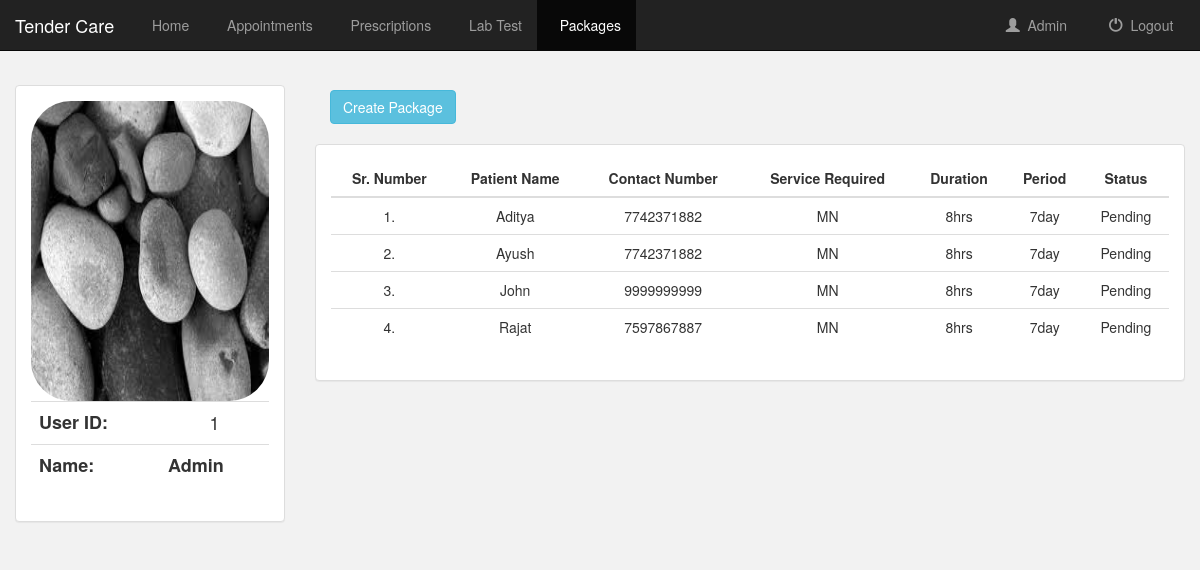
Page /package/ (signed in) on the committed database.
### service/models.py (models this page shows, shortened)
class UserProfile(models.Model):
	GENDER_CHOICES = (
		('M', 'Male'),
		('F', 'Female'),
	)
	user = models.OneToOneField(User)
	gender =models.CharField(max_length=10, choices=GENDER_CHOICES, default = 'M')
	profile_photo = models.ImageField()
	contact_number = models.IntegerField()
	age = models.PositiveIntegerField()
	address = models.CharField(max_length=1000)

class PackageData(models.Model):
	user = models.ForeignKey(User, default=1)
	servicetype_choice = (
		('MN', 'Male Nurse'),
		('FN', 'Female Nurse'),
		('BS', 'Babysitter'),
		('PS', 'Physiotherapist'),
		)
	duration_choice = (
		('8hrs', '8hrs/day'),
		('12hrs', '12hrs/day'),
		('16hrs', '16hrs/day'),
		('24hrs', '24hrs/day'),
		)
	period_choice = (
		('7day', '7days'),
		('15day', '15days'),
		('30day', '30days'),
		)
	patient_name = models.CharField(max_length=50)
	phone_number = models.IntegerField()
	service_required = models.CharField(max_length=20, choices = servicetype_choice, default = ' ')
	duration = models.CharField(max_length=20, choices = duration_choice, default = ' ')
	period = models.CharField(max_length=20, choices = period_choice, default = ' ')
	status = models.CharField(max_length=50, default='Pending')

### service/views.py (the view)
# urls.py: url(r'^package/$', views.package, name='package'),
def package(request):
	if not request.user.is_authenticated():
		return render(request, 'service/login.html')
	else:
		userdata = UserProfile.objects.filter(user = request.user)
		all_packages = PackageData.objects.filter(user = request.user)
		return render(request,'service/package.html', {'all_packages' : all_packages, 'userdata' : userdata,})

### service/templates/service/package.html (shortened to what this page needs)
{% extends 'service/base.html' %}
{% block Packages_active %}active{% endblock %}
{% block body %}
	<ul class="nav nav-pills" style="margin-bottom: 10px;">
		<li role="presentation"><a href="{% url 'service:add_package' %}"><button class="btn btn-info">Create Package</button></a></li>
	</ul>
		<div class="panel panel-default">
			<div class="panel-body" >
				<table class="table">
					<thead>
						<tr>
							<th> <center> Sr. Number </center></th>
							<th> <center> Patient Name </center> </th>
							<th> <center> Contact Number </center> </th>
							<th> <center> Service Required </center> </th>
							<th> <center> Duration </center> </th>
							<th> <center> Period </center> </th>
							<th> <center> Status </center> </th>
						</tr>
					</thead>
					<tbody>
						{% for package in all_packages %}
							<tr>
								<td> <center> {{ forloop.counter }}. </center></td>
								<td> <center> {{ package.patient_name }} </center> </td>
								<td> <center> {{ package.phone_number }} </center> </td>
								<td> <center> {{ package.service_required }} </center> </td>
								<td> <center> {{ package.duration }} </center> </td>
								<td> <center> {{ package.period }} </center> </td>
								<td> <center> {{ package.status }} </center> </td>
							</tr>
						{% endfor %}
					</tbody>
				</table>
			</div>
		</div>
{% endblock %}

### service/templates/service/base.html
{% extends 'service/base_navbar.html' %}
{% block basebody %}
<div class="container-fluid userd">
	<div class="row">
		<div class="col-sm-3 userinfod">
			<div class="panel panel-default">
				<div class="panel-body">
					{% if userdata %}
						{% for userdt in userdata %}
							<img src="{{ userdt.profile_photo.url}}" class="img-responsive userimg">
						{% endfor %}
					{% else %}
						<img src="../media/user.png" class="img-responsive userimg">
					{% endif %}
							<table class="table userbase">
								<tr>
									<th>User ID:</th>
									<td>{{user.pk}}</td>
								</tr>
								<tr>
									<th>Name:</th>
									{% if user.get_full_name %}
										<th>{{user.get_full_name|title}}</th>
									{% else %}
										<th>{{user.username|title}}</th>
									{% endif %}
								</tr>
							</table>
				</div>
			</div>
		</div>
		<div class="col-sm-9">
			{% block body %}
			{% endblock %}
		</div>
	</div>
</div>
{% endblock %}

### service/templates/service/base_navbar.html (shortened to what this page needs)
<!Doctype html>
<html lang="en">
	<head>
		{% load staticfiles %}
		<link rel="stylesheet" href="https://maxcdn.bootstrapcdn.com/bootstrap/3.3.7/css/bootstrap.min.css?v=1" />
		<link rel="stylesheet" type="text/css" href="{% static 'service/style.css' %}?v=1" />
	</head>
	<body class="body">
		<nav class="navbar navbar-inverse navbar-fixed-top">
			<div class="container-fluid">
		        <div class="navbar-header">
		            <a class="navbar-brand" href="{% url 'service:index' %}">Tender Care</a>
		        </div>
		        <div class="collapse navbar-collapse" id="topNavBar">
		        	<ul class="nav navbar-nav">
		                <li class="{% block home_active %}{% endblock %}"><a href="{% url 'service:home' %}">&nbsp; Home</a></li>
		                <li class="{% block appointments_active %}{% endblock %}"><a href="{% url 'service:appointment' %}">&nbsp; Appointments</a></li>
		                <li class="{% block prescriptions_active %}{% endblock %}"><a href="{% url 'service:prescription' %}">&nbsp; Prescriptions</a></li>
		                <li class="{% block test_active %}{% endblock %}"><a href="#">&nbsp; Lab Test</a></li>
		                <li class="{% block Packages_active %}{% endblock %}"><a href="{% url 'service:package' %}">&nbsp; Packages</a></li>
		            </ul>
					<ul class="nav navbar-nav navbar-right">
					    <li class="{% block user_active %}{% endblock %}">
					        <a href="{% url 'service:user_detail' %}">
					            <span class="glyphicon glyphicon-user" aria-hidden="true"></span>&nbsp; {{ user.get_username|title }} &nbsp;&nbsp;
					        </a>
					    </li>
					    <li>
					        <a href="{% url 'service:logout_user' %}">
					            <span class="glyphicon glyphicon-off" aria-hidden="true"></span>&nbsp; Logout &nbsp;&nbsp;
					        </a>
					    </li>
					</ul>
		        </div>
			</div>
		</nav>
		{% block basebody %}
		{% endblock %}
	</body>
</html>

### service/static/service/style.css (style rules this page uses)
.body { background-color: #f2f2f2; }
.userd { margin-top: 80px; }
.userinfod { margin-top: 5px; }
.userimg { width: 300px; height: 300px; border-radius: 40px; }
.userbase { font-size: 18px; text-align: center; }

### rows in the picture
UserProfile: profile_photo (picture)
PackageData: patient_name "Aditya", phone_number "7742371882", service_required "MN", duration "8hrs", period "7day", status "Pending"
PackageData: patient_name "Ayush", phone_number "7742371882", service_required "MN", duration "8hrs", period "7day", status "Pending"
PackageData: patient_name "John", phone_number "9999999999", service_required "MN", duration "8hrs", period "7day", status "Pending"
PackageData: patient_name "Rajat", phone_number "7597867887", service_required "MN", duration "8hrs", period "7day", status "Pending"

### other values in the picture
{{ user.get_username|title }} "Admin"
{{ user.pk }} "1"
{{ user.username|title }} "Admin"
